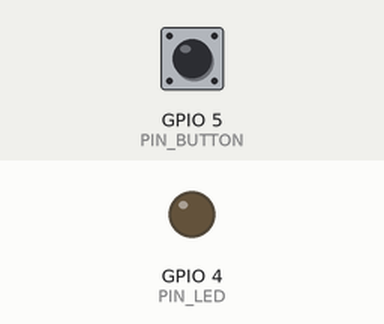
Simulated run of this sketch. Board: ESP32. Parts: output pins drawn as LEDs (lit = HIGH). Inputs (shaded band) come from the test bench; at power-on: GPIO 5 (PIN_BUTTON) HIGH. WiFi joins after 1.5 s; servers stay silent unless stated; I2S audio is not simulated (input reads silence); uploads are accepted with an empty reply; random numbers use the default seed unless the sketch sets one; what the sketch prints to the serial monitor is not drawn.

Above: at 2.9 s.
3.0 s: GPIO 5 (PIN_BUTTON) pulled LOW for 0.15 s
At 3.14 s:
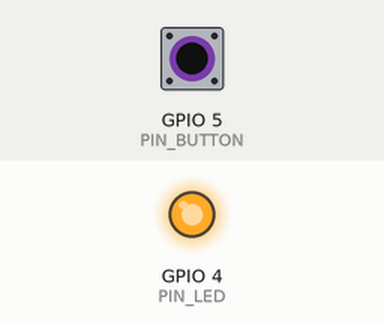
4.7 s: GPIO 5 (PIN_BUTTON) pulled LOW for 1 s
At 7.4 s:
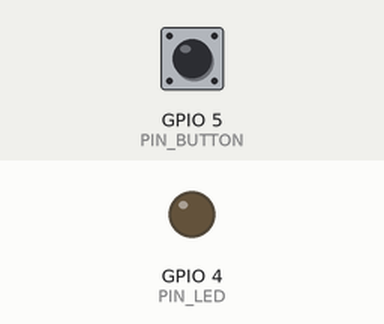
8.6 s: GPIO 5 (PIN_BUTTON) pulled LOW for 3.2 s
At 9.0 s:
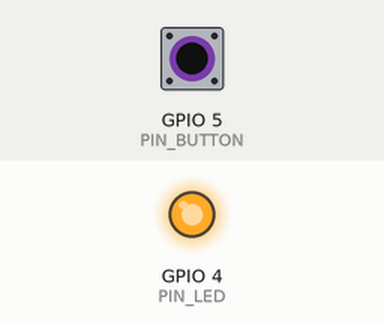
Timing chart, 0 to 14.7 s (numbered marks = the images above; inputs shaded):
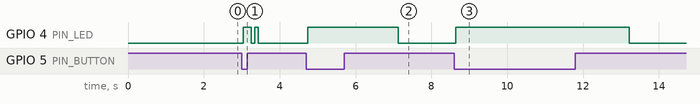

The sketch:

nota_button.ino
```cpp
/*
 * Nota 语音按钮固件 —— ESP32 + I2S 麦克风 + 状态灯 + 按键
 *
 * 设备端只做三件事：
 *   1. 采音（I2S，16kHz/16bit 单声道），按下开始、松开结束，最长 15 秒
 *   2. 打包成 WAV，POST 到 /api/notes/audio，幂等键由 machine_code + 开机计数组成
 *   3. 用灯色把 Agent 的状态摆出来：待机 / 录音 / 上传 / 思考 / 完成 / 失败 / 额度用完
 *
 * 刻意不做唤醒词和本地推理：固件体积和续航都会失控，而"按一下"比"喊一声"可控。
 * 设备无屏、无存储、无用户体系，身份只有出厂 machine_code，绑定关系在云端。
 *
 * 仿真说明：Wokwi 没有 INMP441 模型，定义 NOTA_SIMULATED_MIC 后
 * readMic() 会用正弦波填充缓冲区，从而在没有麦克风的情况下跑通整条上传链路。
 */

#include <Arduino.h>
#include <WiFi.h>
#include <HTTPClient.h>
#include <driver/i2s.h>

#ifndef NOTA_WIFI_SSID
#define NOTA_WIFI_SSID "Wokwi-GUEST"
#endif
#ifndef NOTA_WIFI_PASS
#define NOTA_WIFI_PASS ""
#endif
#ifndef NOTA_API_BASE
#define NOTA_API_BASE "http://host.wokwi.internal:8787"
#endif
#ifndef NOTA_MACHINE_CODE
#define NOTA_MACHINE_CODE "A1B2C3D4E5F6"
#endif

// ---- pin map (must match device/wokwi/diagram.json) -------------------------
#define PIN_I2S_SCK 14
#define PIN_I2S_WS  15
#define PIN_I2S_SD  32
#define PIN_LED     4
#define PIN_BUTTON  5

// ---- audio ------------------------------------------------------------------
#define SAMPLE_RATE     16000
#define MAX_SECONDS     15
#define MAX_SAMPLES     (SAMPLE_RATE * MAX_SECONDS)
#define I2S_PORT        I2S_NUM_0

static int16_t *g_pcm = nullptr;
static size_t   g_samples = 0;
static unsigned long g_bootCount = 0;

enum LedState { LED_IDLE, LED_RECORDING, LED_UPLOADING, LED_THINKING, LED_OK, LED_ERROR, LED_QUOTA };
static LedState g_led = LED_IDLE;

// 单色 LED：不同状态用不同亮度/闪法表达（真机上是 WS2812 的三色）
void setLed(LedState s) {
  g_led = s;
  bool on = true;
  switch (s) {
    case LED_IDLE:      on = false; break;   // 灭
    case LED_RECORDING: on = true;  break;   // 常亮
    case LED_UPLOADING: on = true;  break;   // 常亮（真机琥珀）
    case LED_THINKING:  on = true;  break;   // 常亮（真机蓝）
    case LED_OK:        on = true;  break;
    case LED_ERROR:     on = false; break;
    case LED_QUOTA:     on = false; break;
  }
  digitalWrite(PIN_LED, on ? HIGH : LOW);
}

void blink(LedState s, int times) {
  for (int i = 0; i < times; i++) {
    digitalWrite(PIN_LED, HIGH); delay(90);
    digitalWrite(PIN_LED, LOW);  delay(90);
  }
  setLed(s);
}

// ---- wifi -------------------------------------------------------------------
void connectWifi() {
  Serial.printf("[wifi] connecting to %s\n", NOTA_WIFI_SSID);
  WiFi.mode(WIFI_STA);
  WiFi.begin(NOTA_WIFI_SSID, NOTA_WIFI_PASS);
  unsigned long start = millis();
  while (WiFi.status() != WL_CONNECTED && millis() - start < 20000) {
    delay(250);
    Serial.print('.');
  }
  Serial.println();
  if (WiFi.status() == WL_CONNECTED) {
    Serial.printf("[wifi] up, ip=%s\n", WiFi.localIP().toString().c_str());
  } else {
    Serial.println("[wifi] failed — will retry on next press");
  }
}

// ---- microphone -------------------------------------------------------------
void initMic() {
#ifdef NOTA_SIMULATED_MIC
  Serial.println("[mic] simulated (sine wave), no I2S hardware");
  return;
#endif
  i2s_config_t cfg = {};
  cfg.mode = (i2s_mode_t)(I2S_MODE_MASTER | I2S_MODE_RX);
  cfg.sample_rate = SAMPLE_RATE;
  cfg.bits_per_sample = I2S_BITS_PER_SAMPLE_16BIT;
  cfg.channel_format = I2S_CHANNEL_FMT_ONLY_LEFT;
  cfg.communication_format = I2S_COMM_FORMAT_STAND_I2S;
  cfg.intr_alloc_flags = ESP_INTR_FLAG_LEVEL1;
  cfg.dma_buf_count = 8;
  cfg.dma_buf_len = 512;
  i2s_driver_install(I2S_PORT, &cfg, 0, NULL);

  i2s_pin_config_t pins = {};
  pins.bck_io_num = PIN_I2S_SCK;
  pins.ws_io_num = PIN_I2S_WS;
  pins.data_out_num = I2S_PIN_NO_CHANGE;
  pins.data_in_num = PIN_I2S_SD;
  i2s_set_pin(I2S_PORT, &pins);
  i2s_zero_dma_buffer(I2S_PORT);
}

size_t readMic(int16_t *buf, size_t maxSamples) {
#ifdef NOTA_SIMULATED_MIC
  static float phase = 0.0f;
  for (size_t i = 0; i < maxSamples; i++) {
    buf[i] = (int16_t)(8000 * sinf(phase));
    phase += 2.0f * 3.14159265f * 440.0f / SAMPLE_RATE;
    if (phase > 6.2831853f) phase -= 6.2831853f;
  }
  delay(maxSamples * 1000 / SAMPLE_RATE);
  return maxSamples;
#else
  size_t bytesRead = 0;
  esp_err_t err = i2s_read(I2S_PORT, buf, maxSamples * 2, &bytesRead, pdMS_TO_TICKS(200));
  if (err != ESP_OK) return 0;
  return bytesRead / 2;
#endif
}

// ---- wav --------------------------------------------------------------------
static void writeLE16(uint8_t *p, uint16_t v) { p[0] = v & 0xFF; p[1] = (v >> 8) & 0xFF; }
static void writeLE32(uint8_t *p, uint32_t v) {
  p[0] = v & 0xFF; p[1] = (v >> 8) & 0xFF; p[2] = (v >> 16) & 0xFF; p[3] = (v >> 24) & 0xFF;
}

size_t buildWav(uint8_t *out, const int16_t *pcm, size_t samples) {
  const uint32_t dataBytes = samples * 2;
  memcpy(out, "RIFF", 4);
  writeLE32(out + 4, 36 + dataBytes);
  memcpy(out + 8, "WAVEfmt ", 8);
  writeLE32(out + 16, 16);
  writeLE16(out + 20, 1);                 // PCM
  writeLE16(out + 22, 1);                 // mono
  writeLE32(out + 24, SAMPLE_RATE);
  writeLE32(out + 28, SAMPLE_RATE * 2);
  writeLE16(out + 32, 2);
  writeLE16(out + 34, 16);
  memcpy(out + 36, "data", 4);
  writeLE32(out + 40, dataBytes);
  memcpy(out + 44, pcm, dataBytes);
  return 44 + dataBytes;
}

// ---- upload -----------------------------------------------------------------
// 幂等键 = machine_code + 开机计数 + 本机序号。设备重试同一个按键不会重复扣额度。
bool upload(const uint8_t *wav, size_t wavLen, int *httpStatus, String *message) {
  if (WiFi.status() != WL_CONNECTED) connectWifi();
  if (WiFi.status() != WL_CONNECTED) {
    *httpStatus = -1;
    *message = "wifi down";
    return false;
  }

  const char *boundary = "----NotaBoundary7d01";
  String head;
  head += "--"; head += boundary; head += "\r\n";
  head += "Content-Disposition: form-data; name=\"file\"; filename=\"note.wav\"\r\n";
  head += "Content-Type: audio/wav\r\n\r\n";

  String tail;
  tail += "\r\n--"; tail += boundary; tail += "\r\n";
  tail += "Content-Disposition: form-data; name=\"idempotency_key\"\r\n\r\n";
  tail += String(NOTA_MACHINE_CODE) + "-" + String(g_bootCount);
  tail += "\r\n--"; tail += boundary; tail += "--\r\n";

  String url = String(NOTA_API_BASE) + "/api/notes/audio";
  HTTPClient http;
  http.setTimeout(30000);
  if (!http.begin(url)) {
    *httpStatus = -2;
    *message = "connect failed";
    return false;
  }
  http.addHeader("Content-Type", String("multipart/form-data; boundary=") + boundary);
  http.addHeader("X-Machine-Code", NOTA_MACHINE_CODE);

  // 直接把 body 拼成内存流：15 秒 16kHz 才 480KB，ESP32 有 PSRAM 时够用
  size_t total = head.length() + wavLen + tail.length();
  uint8_t *body = (uint8_t *)malloc(total);
  if (!body) {
    http.end();
    *httpStatus = -3;
    *message = "out of memory";
    return false;
  }
  memcpy(body, head.c_str(), head.length());
  memcpy(body + head.length(), wav, wavLen);
  memcpy(body + head.length() + wavLen, tail.c_str(), tail.length());

  *httpStatus = http.POST(body, total);
  *message = http.getString();
  free(body);
  http.end();

  Serial.printf("[upload] %u bytes -> %d\n", (unsigned)total, *httpStatus);
  return *httpStatus == 200;
}

// ---- record -----------------------------------------------------------------
void recordWhilePressed() {
  setLed(LED_RECORDING);
  g_samples = 0;
  unsigned long start = millis();
  while (digitalRead(PIN_BUTTON) == LOW && millis() - start < MAX_SECONDS * 1000UL) {
    int16_t buf[512];
    size_t got = readMic(buf, 512);
    if (!got) continue;
    if (g_samples + got > MAX_SAMPLES) got = MAX_SAMPLES - g_samples;
    memcpy(g_pcm + g_samples, buf, got * 2);
    g_samples += got;
    if (g_samples >= MAX_SAMPLES) break;
  }
  Serial.printf("[record] %u samples (%.1fs)\n", (unsigned)g_samples,
                g_samples / (float)SAMPLE_RATE);
}

// ---- setup / loop -----------------------------------------------------------
void setup() {
  Serial.begin(115200);
  delay(200);
  g_bootCount = esp_random() % 100000;
  Serial.println();
  Serial.println("[nota] boot");

  pinMode(PIN_BUTTON, INPUT_PULLUP);
  pinMode(PIN_LED, OUTPUT);
  setLed(LED_IDLE);

  g_pcm = (int16_t *)malloc(MAX_SAMPLES * sizeof(int16_t));
  if (!g_pcm) {
    Serial.println("[nota] no memory for the audio buffer");
    blink(LED_ERROR, 5);
    while (true) delay(1000);
  }

  initMic();
  connectWifi();
  Serial.printf("[nota] ready, machine_code=%s\n", NOTA_MACHINE_CODE);
}

void loop() {
  if (digitalRead(PIN_BUTTON) == LOW) {
    delay(30);                              // 去抖
    if (digitalRead(PIN_BUTTON) != LOW) return;
  } else {
    delay(20);
    return;
  }

  recordWhilePressed();
  if (g_samples < SAMPLE_RATE / 4) {        // 短于 250ms 视为误触
    Serial.println("[nota] too short, ignored");
    blink(LED_IDLE, 2);
    setLed(LED_IDLE);
    return;
  }

  setLed(LED_UPLOADING);
  size_t capacity = 44 + g_samples * 2;
  uint8_t *wav = (uint8_t *)malloc(capacity);
  if (!wav) {
    blink(LED_ERROR, 3);
    setLed(LED_IDLE);
    return;
  }
  size_t wavLen = buildWav(wav, g_pcm, g_samples);

  setLed(LED_THINKING);
  int status = 0;
  String message;
  bool ok = upload(wav, wavLen, &status, &message);
  free(wav);

  if (ok) {
    setLed(LED_OK);
    delay(1200);
  } else if (status == 429 || message.indexOf("quota_exceeded") >= 0) {
    setLed(LED_QUOTA);                      // 额度用完：长闪三次
    blink(LED_QUOTA, 3);
  } else {
    blink(LED_ERROR, 3);
  }
  setLed(LED_IDLE);
}
```

Measured:
- after the input at 3.0 s, GPIO 4 (PIN_LED): LOW → HIGH at once, → LOW 0.22 s later, → HIGH 0.09 s later, → LOW 0.09 s later
- after the input at 4.7 s, GPIO 4 (PIN_LED): LOW → HIGH at once, → LOW 2.4 s later
- after the input at 8.6 s, GPIO 4 (PIN_LED): LOW → HIGH at once, → LOW 4.6 s later
